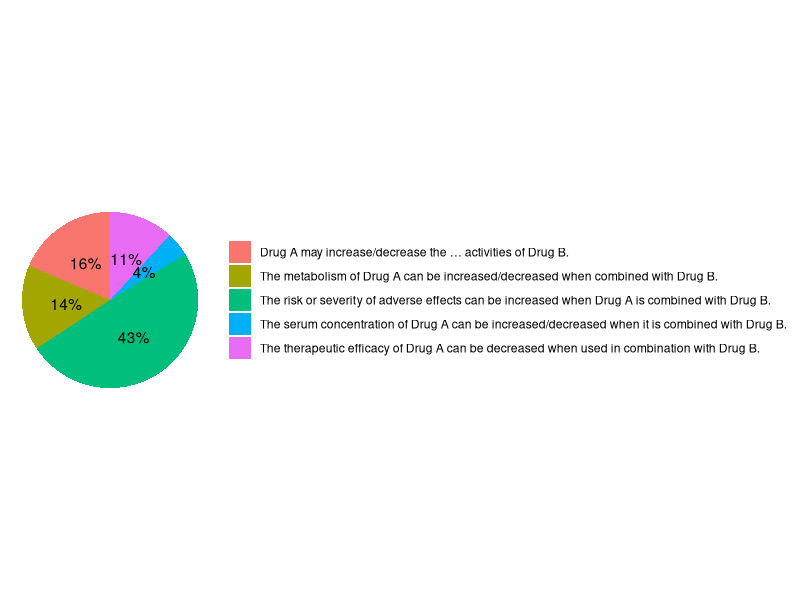

Reproduce this figure in R.
library(gridExtra)
library(ggplot2)
library(ggpubr)
library(cowplot)

desc <-c('The risk or severity of adverse effects can be increased when Drug A is combined with Drug B.',
         'Drug A may increase/decrease the … activities of Drug B.',
         'The metabolism of Drug A can be increased/decreased when combined with Drug B.',
         'The therapeutic efficacy of Drug A can be decreased when used in combination with Drug B.',
         'The serum concentration of Drug A can be increased/decreased when it is combined with Drug B.')

numbers <- c(486002,
             183222,
             154317,
             116470,
             43932)
             
data <- data.frame(numbers, desc)
  
bxp <- ggplot(data, aes(x = '', y = numbers, fill = desc)) +
  geom_bar(width = 0.5, stat = "identity") +
  coord_polar("y", start = 0)+
  geom_text(aes(label = paste0((ceiling(numbers*100/1151858)), "%")), 
            position = position_stack(vjust = 0.5))+
  labs(x = NULL, y = NULL,  fill = NULL) +
  theme_void()


plot_grid(bxp, align = "v", ncol = 1)
